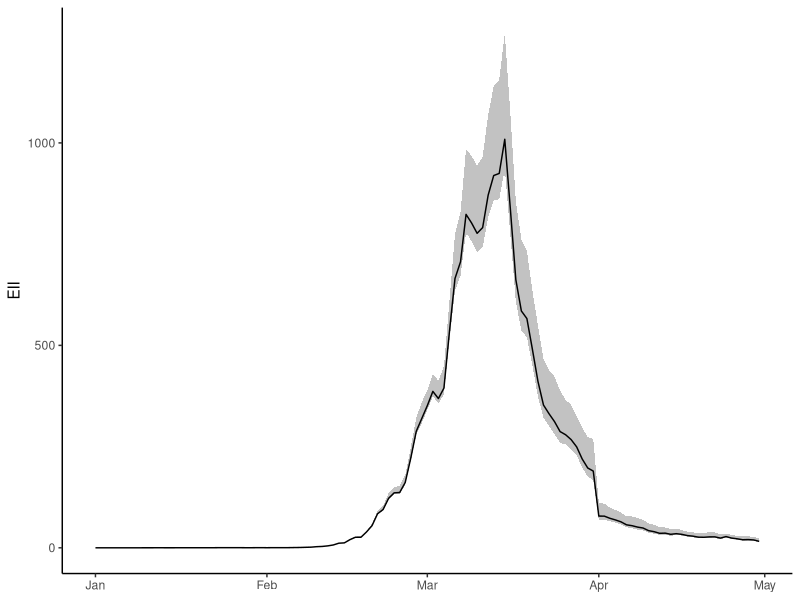

R code for this plot:
library(dplyr)
library(purrr)
library(magrittr)
library(ggplot2)

total_intros_18_df <- read.csv("results/estimated-introduction-index-18.csv") %>%
  mutate(date = as.Date(date)) %>%
  group_by(date) %>%
  summarise(total_intros_18 = sum(num_intros))

total_intros_31_df <- read.csv("results/estimated-introduction-index-31.csv") %>%
  mutate(date = as.Date(date)) %>%
  group_by(date) %>%
  summarise(total_intros_31 = sum(num_intros))

total_intros_78_df <- read.csv("results/estimated-introduction-index-78.csv") %>%
  mutate(date = as.Date(date)) %>%
  group_by(date) %>%
  summarise(total_intros_78 = sum(num_intros))

plot_df <- full_join(total_intros_18_df, total_intros_31_df, by = "date")
plot_df <- full_join(plot_df, total_intros_78_df, by = "date")

g <- ggplot(data = plot_df,
            mapping = aes(x = date,
                          ymin = total_intros_18,
                          y = total_intros_31,
                          ymax = total_intros_78)) +
  geom_ribbon(alpha = 0.3) +
  geom_line() +
  theme_classic() +
  theme() +
  labs(x = NULL,
       y = "EII")

ggsave("results/asymptomatic-uncertainty.png", g,
       height = 10, width = 20, units = "cm")
